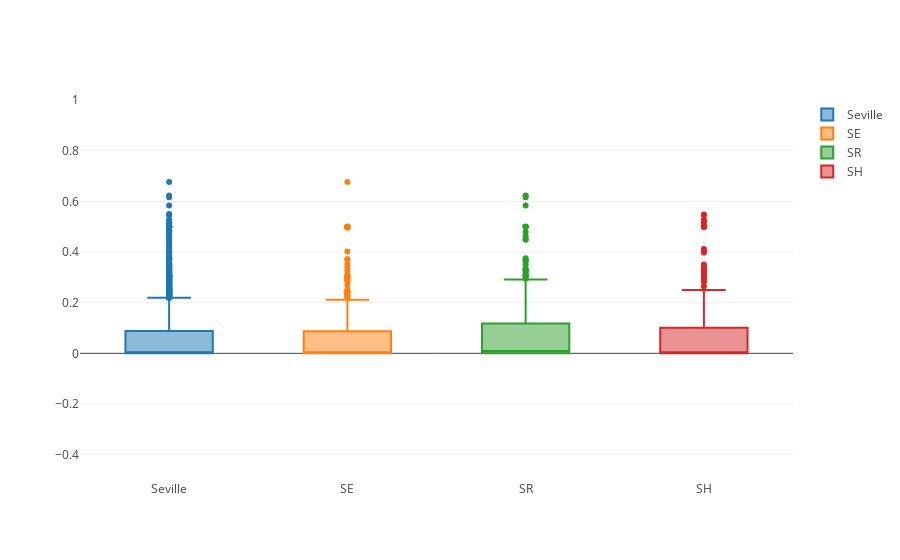

Notebook cell for this chart:
### Code cell
## We'll first look at the distribution of genetic distances across the colony and within roosting groups.
## First get genetic distance matrix:

fig_box_rel= []

###########################
### for Seville
Sev_sim_matrix= [[Ind_asso[y][x] for x in Seville_order] for y in Seville_order]
Sev_sim_matrix= np.array(Sev_sim_matrix)
iuSev= np.triu_indices(Sev_sim_matrix.shape[0],1)
Sev_sim_vector= Sev_sim_matrix[iuSev]

fig_box_rel.append(go.Box(
    y= Sev_sim_vector,
    name= 'Seville'    
))
###########################
### SE 
SE_sim_matrix= [[Ind_asso[y][x] for x in gp_bats['SE']] for y in gp_bats['SE']]
SE_sim_matrix= np.array(SE_sim_matrix)
iuSE= np.triu_indices(SE_sim_matrix.shape[0],1)
SE_sim_vector= SE_sim_matrix[iuSE]

fig_box_rel.append(go.Box(
    y= SE_sim_vector,
    name= 'SE'    
))
###########################
### SR
SR_sim_matrix= [[Ind_asso[y][x] for x in gp_bats['SR']] for y in gp_bats['SR']]
SR_sim_matrix= np.array(SR_sim_matrix)
iuSR= np.triu_indices(SR_sim_matrix.shape[0],1)
SR_sim_vector= SR_sim_matrix[iuSR]

fig_box_rel.append(go.Box(
    y= SR_sim_vector,
    name= 'SR'
))
###########################
### SH
SH_sim_matrix= [[Ind_asso[y][x] for x in gp_bats['SH']] for y in gp_bats['SH']]
SH_sim_matrix= np.array(SH_sim_matrix)
iuSH= np.triu_indices(SH_sim_matrix.shape[0],1)
SH_sim_vector= SH_sim_matrix[iuSH]

fig_box_rel.append(go.Box(
    y= SH_sim_vector,
    name= 'SH'    
))
#####

layout= go.Layout(
    yaxis= dict(
        range= [-.5,1]
    )
)

fig = go.Figure(data=fig_box_rel,layout= layout)
iplot(fig)

### Figure 1 — Plotly figure (JSON) as saved in the notebook; plotly's stock layout.template omitted (floating-point values rounded to 4 significant figures; data arrays with more than 128 entries replaced by an {"elided": "..."} marker saying what was removed)
{"data": [{"name": "Seville", "type": "box", "y": {"elided": "3486 float values"}}, {"name": "SE", "type": "box", "y": {"elided": "378 float values"}}, {"name": "SR", "type": "box", "y": {"elided": "378 float values"}}, {"name": "SH", "type": "box", "y": {"elided": "378 float values"}}], "layout": {"yaxis": {"range": [-0.5, 1]}}}
